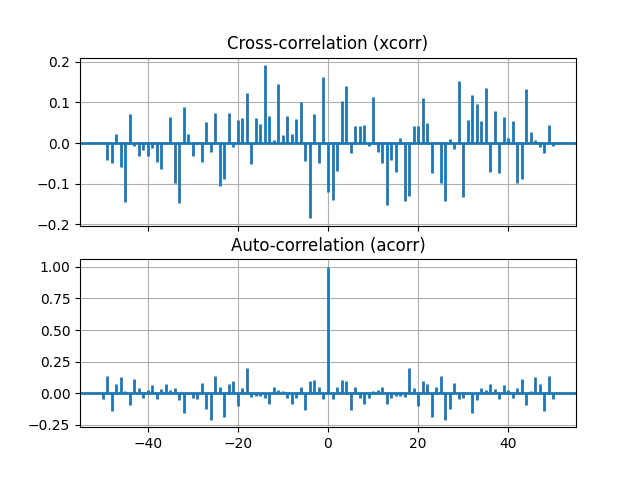

Here is the Python script that generated this plot:
# 引入所需库
import matplotlib.pyplot as plt
import numpy as np
import matplotlib
matplotlib.use('TkAgg')

# 设置随机数种子
np.random.seed(19680801)

# 生成随机数据
x, y = np.random.randn(2, 100)
fig, [ax1, ax2] = plt.subplots(2, 1, sharex=True)
# 绘制互相关图
ax1.xcorr(x, y, usevlines=True, maxlags=50, normed=True, lw=2)
ax1.grid(True)
ax1.set_title('Cross-correlation (xcorr)')
# 绘制自相关图
ax2.acorr(x, usevlines=True, normed=True, maxlags=50, lw=2)
ax2.grid(True)
ax2.set_title('Auto-correlation (acorr)')

plt.show()
